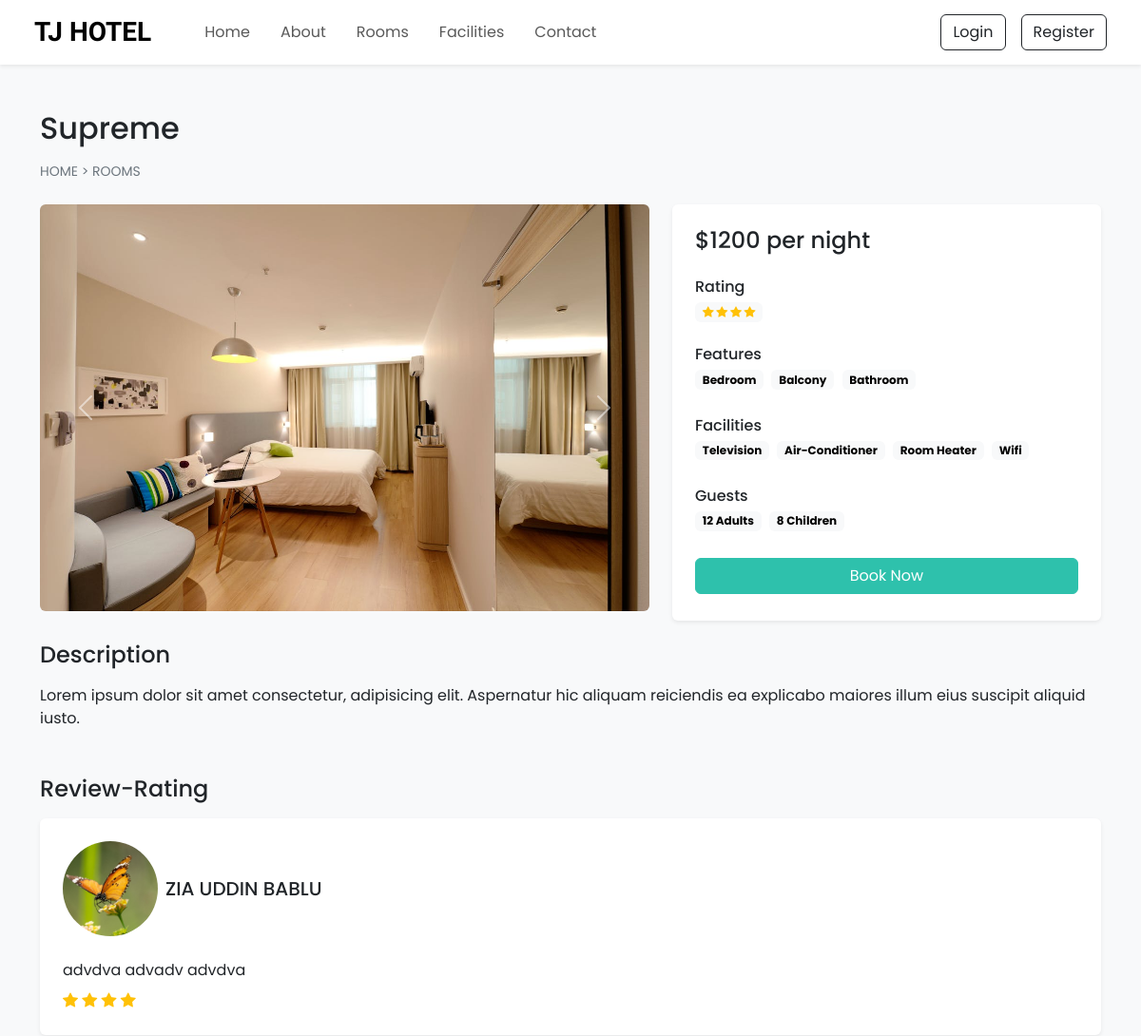
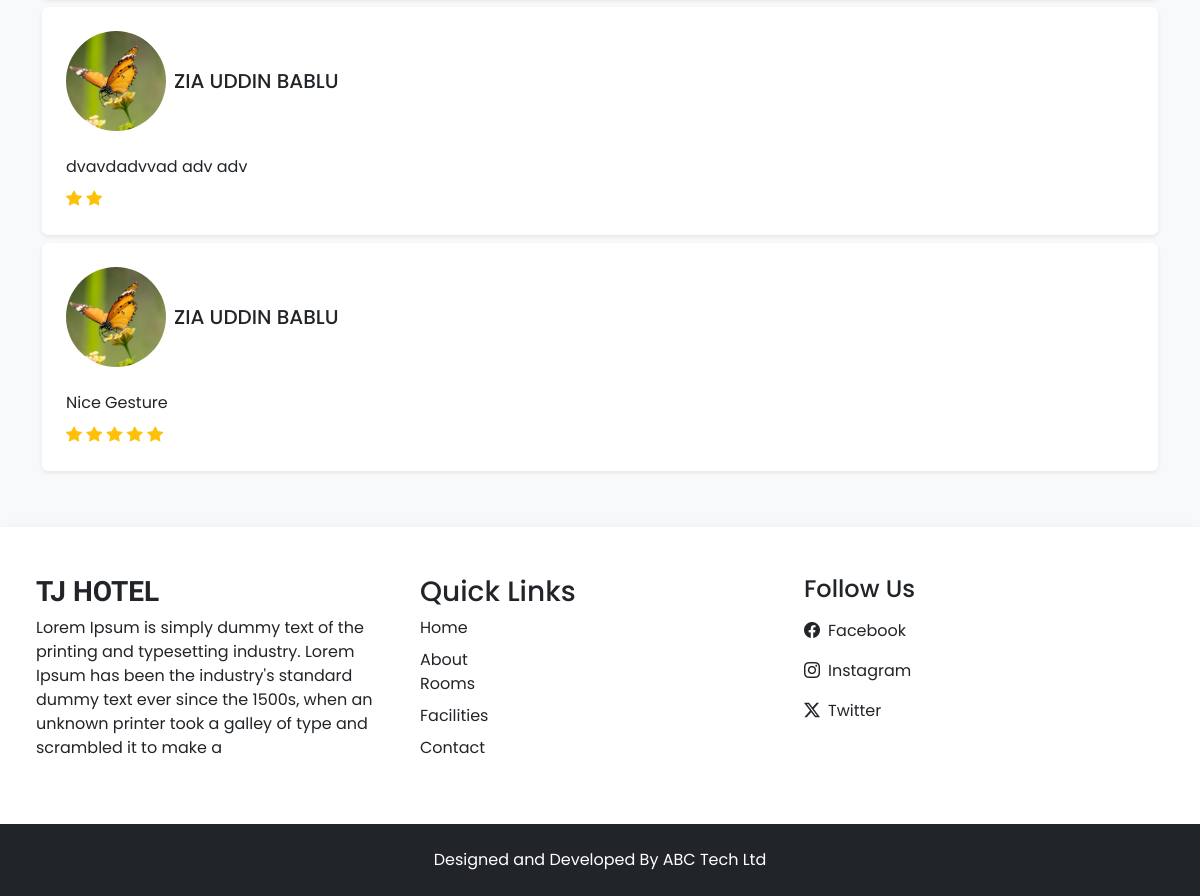
The page /room-details?id=16 on the database its author committed (2 pictures, top to bottom).
### tables this page shows
CREATE TABLE `settings` (
  `id` int(11) NOT NULL,
  `site_title` varchar(255) DEFAULT NULL,
  `site_about` varchar(500) DEFAULT NULL,
  `shutdown` tinyint(1) NOT NULL
);

CREATE TABLE `rooms` (
  `id` int(11) NOT NULL,
  `name` varchar(500) DEFAULT NULL,
  `area` float DEFAULT NULL,
  `price` float DEFAULT NULL,
  `quantity` int(50) DEFAULT NULL,
  `adult` int(11) DEFAULT NULL,
  `children` int(11) DEFAULT NULL,
  `description` varchar(500) DEFAULT NULL,
  `status` tinyint(4) NOT NULL DEFAULT 1,
  `removed` tinyint(4) NOT NULL DEFAULT 0
);

CREATE TABLE `room_image` (
  `id` int(11) NOT NULL,
  `room_id` int(50) NOT NULL,
  `image` varchar(100) NOT NULL,
  `thumb` tinyint(4) NOT NULL DEFAULT 0
);

CREATE TABLE `features` (
  `id` int(11) NOT NULL,
  `feature_name` varchar(100) DEFAULT NULL
);

CREATE TABLE `facilities` (
  `id` int(11) NOT NULL,
  `facility_icon` varchar(100) DEFAULT NULL,
  `facility_name` varchar(100) DEFAULT NULL,
  `facility_desc` varchar(500) DEFAULT NULL
);

CREATE TABLE `rate_review` (
  `id` int(11) NOT NULL,
  `booking_id` int(50) NOT NULL,
  `room_id` int(50) NOT NULL,
  `user_id` int(50) NOT NULL,
  `rating` int(50) NOT NULL,
  `review` varchar(500) NOT NULL,
  `seen` int(11) NOT NULL DEFAULT 0,
  `datetime` datetime NOT NULL DEFAULT current_timestamp()
);

CREATE TABLE `user_cred` (
  `id` int(11) NOT NULL,
  `name` varchar(255) NOT NULL,
  `email` varchar(255) NOT NULL,
  `phone_number` varchar(100) NOT NULL,
  `picture` varchar(100) NOT NULL,
  `address` varchar(255) NOT NULL,
  `pincode` int(50) NOT NULL,
  `dob` date NOT NULL,
  `pass` varchar(200) NOT NULL,
  `is_verified` tinyint(4) NOT NULL DEFAULT 0,
  `token` varchar(255) DEFAULT NULL,
  `token_exp` date DEFAULT NULL,
  `status` int(11) NOT NULL DEFAULT 1,
  `date_time` date NOT NULL DEFAULT current_timestamp()
);

### admin/inc/config.php (called while the page is built, shortened)
<?php
function select($sql, $data_types, $values)
{
    $conn = $GLOBALS['conn'];
    $res = $conn->prepare($sql);
    $res->bind_param($data_types, ...$values);
    if($res->execute())
    {
        $result = $res->get_result();
        return $result;
    }
    else
    {
        $error = "Query execution failed - Select";
        $res->close();
        return $error;
    }
}
?>

### room-details.php (the view, shortened to what this page needs)
<?php
 require "top.php";
 $form_data = filtration($_GET);
 $room_sql = "SELECT * FROM `rooms` WHERE `status` = ? AND `removed` = ? AND `id` = ?";
 $room_res = select($room_sql, "iii", [1,0, $form_data['id']]);
 $room_row = $room_res->fetch_assoc();
?>
<section class="py-5">
    <div class="container">
      <h2 class="mb-3"><?= $room_row['name'] ?></h2>
      <div class="mb-4" style="font-size: 14px;">
        <a href="index" class="text-secondary text-decoration-none">HOME</a>
        <span class="text-secondary"> > </span>
        <a href="rooms" class="text-secondary text-decoration-none">ROOMS</a>
      </div>
      <div class="row">
          <div class="col-lg-7 mb-3">
            <div id="image_carousel" class="carousel slide carousel-fade">
              <div class="carousel-inner">
                <?php
                  $image_q = "SELECT * FROM `room_image` WHERE `room_id` = '{$room_row['id']}'";
                  $image_res = mysqli_query($conn, $image_q);
                  if(mysqli_num_rows($image_res) > 0)
                  {
                    $active_class = "active";
                    while($image_row = mysqli_fetch_assoc($image_res))
                    {
                      ?>
                      <div class="carousel-item <?= $active_class ?>">
                        <img src="<?= IMAGE_PATH ?>rooms/<?= $image_row['image'] ?>" class="d-block w-100 rounded">
                      </div>
                      <?php
                      $active_class = "";
                    }
                  }
                ?>
              </div>
              <button class="carousel-control-prev" type="button" data-bs-target="#image_carousel" data-bs-slide="prev">
                <span class="carousel-control-prev-icon" aria-hidden="true"></span>
              </button>
              <button class="carousel-control-next" type="button" data-bs-target="#image_carousel" data-bs-slide="next">
                <span class="carousel-control-next-icon" aria-hidden="true"></span>
              </button>
            </div>
          </div>
          <div class="col-lg-5">
            <div class="bg-white shadow-sm rounded p-4">
              <h4 class="mb-4">$<?= $room_row['price'] ?> per night</h4>
              <?php
                $room_rating = "SELECT AVG(rating) AS `total_rating` FROM `rate_review` WHERE `room_id` = ? AND `seen` = 1 ORDER BY `id` DESC LIMIT 20";
                $room_rate_res = select($room_rating, 'i', [$room_row['id']]);
                $room_rate_row = $room_rate_res->fetch_assoc();
                if($room_rate_row['total_rating'] != NULL)
                {
                  ?>
                      <div class="rating mb-4">
                          <h6 class="mb-1">Rating</h6>
                          <span class="badge text-bg-light text-wrap">
                              <?php
                                for($i = 1; $i <= ceil($room_rate_row['total_rating']); $i++)
                                {
                                  ?>
                                    <i class="bi bi-star-fill text-warning"></i>
                                  <?php
                                }
                              ?>
                          </span>
                      </div>
                  <?php
                }
              ?>
              <div class="features mb-4">
                  <h6 class="mb-1">Features</h6>
                  <?php
                    $features_q = "SELECT `features`.`feature_name` FROM `features`
                                  INNER JOIN `room_features`
                                  ON `features`.`id` = `room_features`.`feature_id`
                                  WHERE `room_features`.`room_id` = '{$room_row['id']}'";
                    $features_res = mysqli_query($conn, $features_q);
                    while($features_row = mysqli_fetch_assoc($features_res))
                    {
                      ?>
                        <span class="badge text-bg-light text-wrap me-1 mb-1"><?= $features_row['feature_name'] ?></span>
                      <?php
                    }
                  ?>
              </div>
              <div class="facility mb-4">
                  <h6 class="mb-1">Facilities</h6>
                  <?php
                    $facilities_q = "SELECT `facilities`.`facility_name` FROM `facilities`
                                  INNER JOIN `room-facilities`
                                  ON `facilities`.`id` = `room-facilities`.`facilities_id`
                                  WHERE `room-facilities`.`room_id` = '{$room_row['id']}'";
                    $facilities_res = mysqli_query($conn, $facilities_q);
                    while($facilities_row = mysqli_fetch_assoc($facilities_res))
                    {
                      ?>
                        <span class="badge text-bg-light text-wrap me-1 mb-1"><?= $facilities_row['facility_name'] ?></span>
                      <?php
                    }
                  ?>
              </div>
              <div class="facility mb-4">
                  <h6 class="mb-1">Guests</h6>
                  <span class="badge text-bg-light text-wrap me-1 mb-1"><?= $room_row['adult'] ?> Adults</span>
                  <span class="badge text-bg-light text-wrap me-1 mb-1"><?= $room_row['children'] ?> Children</span>
              </div>
              <?php
                $login = 0;
                if(!$setting_row['shutdown'])
                {
                  ?>
                  <button onclick="checkLogin(<?= $login ?>, <?= $room_row['id'] ?>)" class="btn text-white custom-bg d-inline-block w-100 mb-1">Book Now</button>
                  <?php
                }
              ?>
            </div>
          </div>
      </div>
      <div class="mt-3 mb-5">
        <h4 class="mb-3">Description</h4>
        <p><?= $room_row['description'] ?></p>
      </div>
      <div class="mt-3 mb-2">
        <h4 class="mb-3">Review-Rating</h4>
        <?php
          $rating_sql = "SELECT rr.*, uc.name AS uname, uc.picture AS u_picture FROM `rate_review` AS rr
          INNER JOIN `user_cred` AS uc ON rr.user_id = uc.id
          WHERE rr.seen = 1 AND rr.room_id = {$room_row['id']}
          ORDER BY rr.`id` DESC LIMIT 6";
          $rating_res = mysqli_query($conn, $rating_sql);
          if(mysqli_num_rows($rating_res) > 0)
          {
            while($rating_row = mysqli_fetch_assoc($rating_res))
            {
              ?>
               <div class="shadow-sm mb-2 bg-white p-3 p-md-4 rounded">
                <div class="d-flex align-items-center">
                    <img src="<?= IMAGE_PATH ?>users/<?= $rating_row['u_picture'] ?>" loading="lazy" style="height: 100px; width: 100px;object-fit: cover; object-position: center; border-radius: 50%;">
                    <h5 class="m-0 ms-2"><?= $rating_row['uname'] ?></h5>
                </div>
                <p class="mt-4 mb-2"><?= $rating_row['review'] ?></p>
                <div>
                    <?php
                      for($i = 1; $i <= $rating_row['rating']; $i++)
                      {
                      ?>
                      <i class="bi bi-star-fill text-warning"></i>
                      <?php
                      }
                  ?>
                </div>
               </div>
              <?php
            }
          }
          else
          {
            echo "No review yet";
          }
        ?>
      </div>
    </div>
</section>
<?php
 require "footer.php";
?>

### top.php (shortened to what this page needs)
<?php
    require "admin/inc/config.php";
    $sql = "SELECT * FROM `contacts_det` WHERE `id` = ?";
    $data_types = 'i';
    $values = [1];
    $contact_res = select($sql, $data_types, $values);
    $contact_row = $contact_res->fetch_assoc();
    $setting_res = select("SELECT * FROM `settings` WHERE `id` = ?", 'i', [1]);
    $setting_row = $setting_res->fetch_assoc();
?>
<!DOCTYPE html>
<html lang="en">
<head>
    <link rel="stylesheet" href="assets/css/style.css">
    <link href="https://cdn.jsdelivr.net/npm/bootstrap@5.3.3/dist/css/bootstrap.min.css" rel="stylesheet">
    <link rel="stylesheet" href="https://cdn.jsdelivr.net/npm/bootstrap-icons@1.11.3/font/bootstrap-icons.min.css">
    <link rel="stylesheet" href="https://cdn.jsdelivr.net/npm/swiper@11/swiper-bundle.min.css" />
</head>
<body class="bg-light">
    <nav id="nav-bar" class="navbar navbar-expand-lg bg-white px-lg-4 py-lg-2 shadow-sm sticky-top">
        <div class="container-fluid">
            <a class="navbar-brand h-font fs-3 fw-bold me-5" href="index"><?= $setting_row['site_title'] ?></a>
            <div class="collapse navbar-collapse" id="navbarSupportedContent">
                <ul class="navbar-nav me-auto mb-2 mb-lg-0">
                    <li class="nav-item">
                      <a class="nav-link me-3" href="index">Home</a>
                    </li>
                    <li class="nav-item">
                      <a class="nav-link me-3" href="about">About</a>
                    </li>
                    <li class="nav-item">
                    <a class="nav-link me-3" href="rooms">Rooms</a>
                    </li>
                    <li class="nav-item">
                    <a class="nav-link me-3" href="facilities">Facilities</a>
                    </li>
                    <li class="nav-item">
                    <a class="nav-link" href="contact">Contact</a>
                    </li>
                </ul>
                <div class="d-flex align-items-center gap-2 gap-lg-3">
                    <?php
                       if(isset($_SESSION['LOGIN']) && $_SESSION['LOGIN'] === true)
                       {
                        ?>
                            <div class="btn-group">
                                <button type="button" class="btn btn-outline-dark dropdown-toggle" data-bs-toggle="dropdown">
                                    <img src="<?= IMAGE_PATH ?>users/<?= $_SESSION['USER_PIC'] ?>" style="width : 40px; height: 40px; object-fit: contain"> <?= $_SESSION['USER_NAME']  ?>
                                </button>
                                <ul class="dropdown-menu dropdown-menu-lg-end">
                                    <li><a href="profile" class="dropdown-item" type="button">Profile</a></li>
                                    <li><a href="booking" class="dropdown-item" type="button">Booking</a></li>
                                    <li><a href="logout" class="dropdown-item" type="button">Logout</a></li>
                                </ul>
                            </div>
                        <?php
                       }
                       else
                       {
                         ?>
                            <button class="btn btn-outline-dark shadow-none" data-bs-toggle="modal" data-bs-target="#loginModal">Login</button>
                            <button class="btn btn-outline-dark shadow-none" data-bs-toggle="modal" data-bs-target="#registerModal">Register</button>
                         <?php
                       }
                    ?>
                </div>
            </div>
        </div>
    </nav>

### footer.php (shortened to what this page needs)
    <section class="footer py-5 bg-white shadow px-lg-4">
        <div class="container-fluid">
            <div class="row">
                <div class="col-md-4">
                    <h3 class="h-font fw-bold mb-2"><?= $setting_row['site_title'] ?></h3>
                    <p><?= $setting_row['site_about'] ?></p>
                </div>
                <div class="col-md-4">
                    <h3>Quick Links</h3>
                    <a href="index" class="text-decoration-none d-inline-block mb-2 text-dark">Home</a> <br>
                    <a href="about" class="text-decoration-none d-inline-block text-dark">About</a> <br>
                    <a href="rooms" class="text-decoration-none d-inline-block mb-2 text-dark">Rooms</a> <br>
                    <a href="facilities" class="text-decoration-none d-inline-block mb-2 text-dark">Facilities</a> <br>
                    <a href="contact" class="text-decoration-none d-inline-block text-dark">Contact</a>
                </div>
                <div class="col-md-4">
                        <h4>Follow Us</h4>
                        <a href="<?= $contact_row['fb'] ?>" target="_blank" class="d-flex align-items-center mt-3 text-decoration-none text-dark">
                            <i class="bi bi-facebook me-2"></i>
                            Facebook
                        </a>
                        <a href="<?= $contact_row['insta'] ?>" target="_blank" class="d-flex align-items-center mt-3 text-decoration-none text-dark">
                            <i class="bi bi-instagram me-2"></i>
                            Instagram
                        </a>
                        <a href="<?= $contact_row['tw'] ?>" target="_blank" class="d-flex align-items-center my-3 text-decoration-none text-dark">
                            <i class="bi bi-twitter-x me-2"></i>
                            Twitter
                        </a>
                </div>
            </div>
        </div>
    </section>
    <section class="copyright py-4 bg-dark text-white">
        <div class="container">
            <p class="my-0 text-center">Designed and Developed By ABC Tech Ltd</p>
        </div>
    </section>
</body>
</html>

### assets/css/style.css (style rules this page uses)
* { margin: 0; padding: 0; box-sizing: border-box; font-family: "Poppins", serif; }
:root { --teal: #2ec1ac; --teal-hover: #279e8c; }
.h-font { font-family: "Merienda", serif; }

### rows shown on the page
settings: site_title "TJ HOTEL", site_about "Lorem Ipsum is simply dummy text of the printing and typesetting industry. Lorem Ipsum has been the industry's standard dummy text ever since the 1500s, when an unknown printer took a galley of type and scrambled it to make a"
rooms: name "Supreme", price "1200", adult "12", children "8", description "Lorem ipsum dolor sit amet consectetur, adipisicing elit. Aspernatur hic aliquam reiciendis ea explicabo maiores illum eius suscipit aliquid iusto."
room_image: image (picture)
features: feature_name "Bedroom"
features: feature_name "Balcony"
features: feature_name "Bathroom"
facilities: facility_name "Television"
facilities: facility_name "Air-Conditioner"
facilities: facility_name "Room Heater"
facilities: facility_name "Wifi"
rate_review: user_cred.picture (picture), user_cred.name "ZIA UDDIN BABLU", review "advdva advadv advdva", rating 4 (drawn)
rate_review: user_cred.picture (picture), user_cred.name "ZIA UDDIN BABLU", review "dvavdadvvad adv adv", rating 2 (drawn)
rate_review: user_cred.picture (picture), user_cred.name "ZIA UDDIN BABLU", review "Nice Gesture", rating 5 (drawn)
